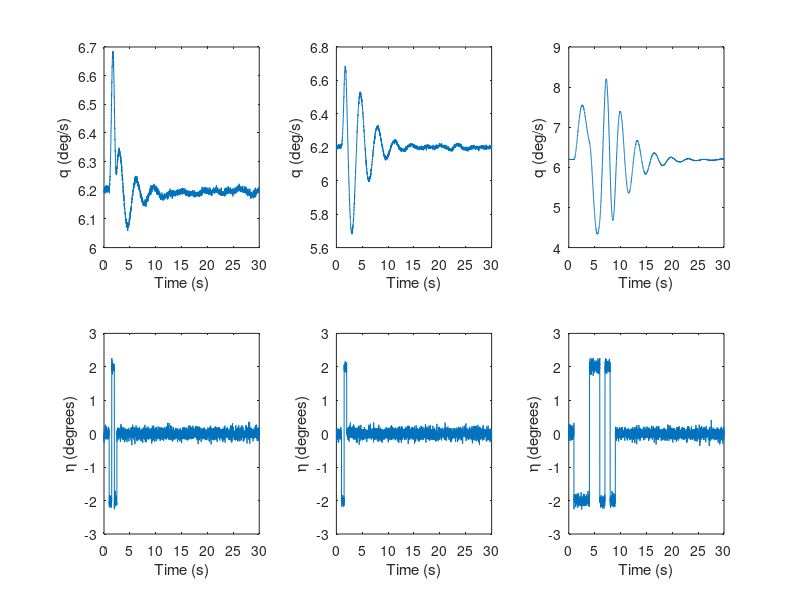
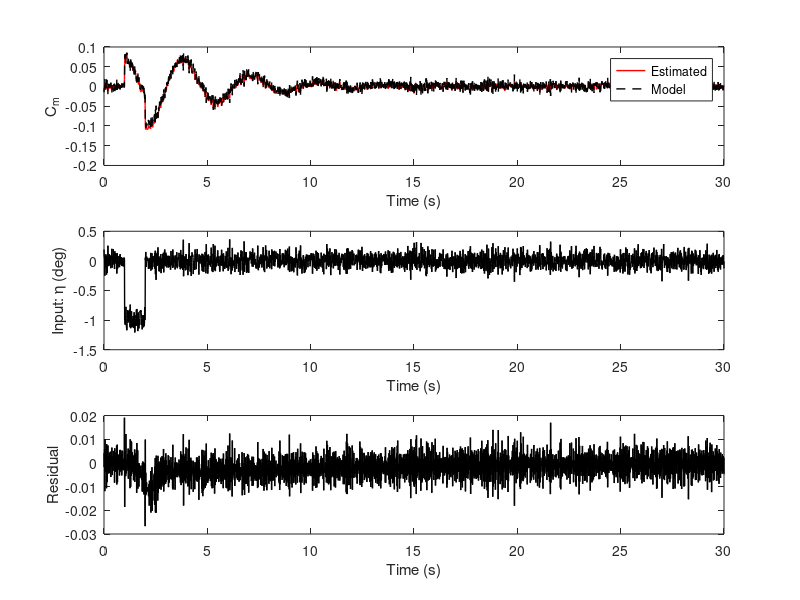
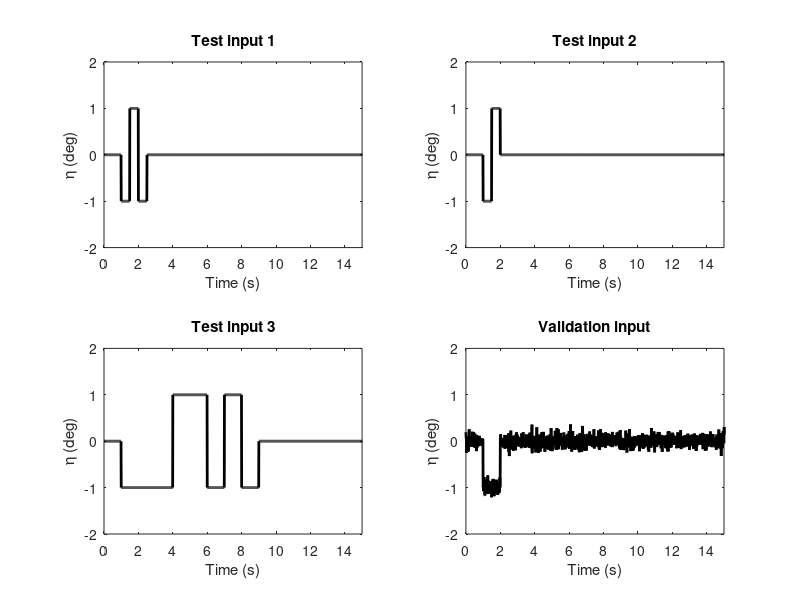
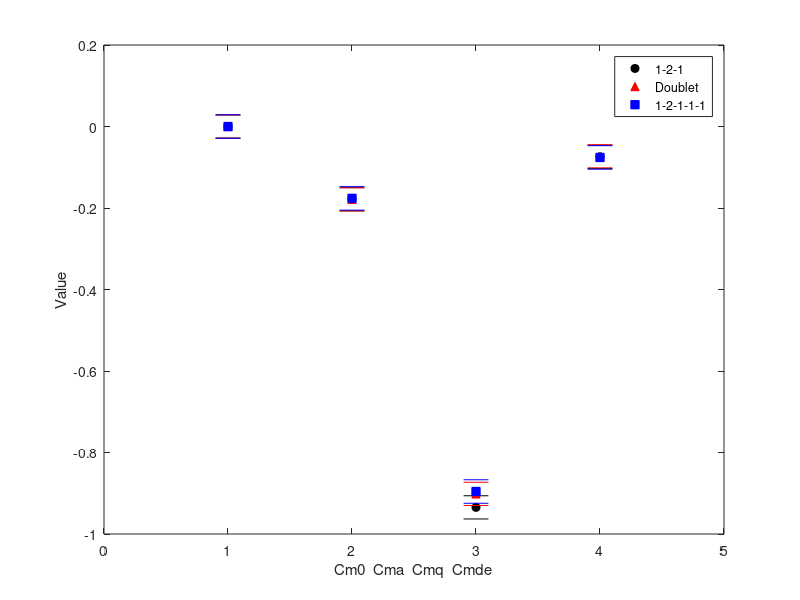

MATLAB code for these plots, in order:
%% Identifying longitudinal pitching moment derivatives of the XB-70-1
% Study the effectiveness and the sensitivity to different inputs of
% ordinary least squares method for identifying pitching moment
% derivatives.

% Part of the Aircraft system Identification module labs in Cranfield University.
% Data extracted from Technical Report NASA TN D-4578

clc
clear all
close all

% Aircraft parameters and flight conditions
S = 6297.8;% ft2
c_bar = 78.53;% ft
Iy = 10*10^6;% slug/ft2
V0 = 1936;% ft/s
q_bar = 424;% dynamic pressure lb/ft2
alpha0 = 6.2*pi/180; % trim alpha rad

T = 0:0.01:30;% time vector

% Noise definition
N = 0.1*[0.1 0.1 0.002 0.001 0.001 0.001 1];% [u w q qdot alpha alphadot eta]

% Input definition
%Different inputs are tested for better identification
U(:,1) = -[zeros(1,100) ones(1,50) -ones(1,50) ones(1,50) zeros(1,2751)];% 1 2 1
U(:,2) = -[zeros(1,100) ones(1,50) -ones(1,50) zeros(1,2801)]; % doublet
U(:,3) = -[zeros(1,100) ones(1,300) -ones(1,200) ones(1,100) ...
    -ones(1,100) ones(1,100) zeros(1,2101)];% 1 2 1 1 1

% Aircraft model: XB-70 60,000ft Mach 2.00 
% Modelled as transfer functions.
q_delE = zpk([0 -0.00174 -0.175],[-0.0743 -0.0181],-1.62)...
    *tf(1,[1 2*0.145*1.93 1.93^2]); %elevator to pitch rate
u_delE = zpk(-226,[-0.0743 -0.0181],1.50)...
    *tf([1 2*0.832*0.164 0.164^2],[1 2*0.145*1.93 1.93^2]); %forward speed to pitch rate
w_delE = zpk([-226 -0.0196 -0.01],[-0.0743 -0.0181],-13.8)...
    *tf(1,[1 2*0.145*1.93 1.93^2]);%vertical speed to pitch rate

% Run simulations and add measurement and input noise
for i = 1:size(U,2)
    us = (2*U(:,i)+N(7)*randn(numel(T),1))*pi/180;% define input in rads
    
    q = lsim(q_delE,us,T)+N(3)*randn(numel(T),1);% rad
    qdot = gradient(q,T);
    
    u = lsim(u_delE,us,T)+N(1)*randn(numel(T),1)+V0*cos(alpha0);% ft/s
    w = lsim(w_delE,us,T)+N(2)*randn(numel(T),1)+V0*sin(alpha0);% ft/s
    
    alpha = atan(w./u) + N(5)*randn(numel(T),1);%AoA (rad)
    alphadot = gradient(alpha,T) + N(6)*randn(numel(T),1);%dAoA/dt (rad/s)
    % Write response data to Excel file
    XY{i} = [T' us q qdot alpha alphadot u w];
%     sheet_name = ['Data_' num2str(i)];
%     xlswrite('Flight_data_XB70',XY{i},sheet_name);
end

% Visualise simulation data
h = figure;
for i=1:size(U,2)
    % plot response
    subplot(2,size(U,2),i)
    plot(T,XY{i}(:,5)*180/pi)
    %     axis([0 max(T) -15 15])
    xlabel('Time (s)'); ylabel('q (deg/s)')
    % plot elevator deflection
    subplot(2,size(U,2),i+size(U,2))
    plot(T,XY{i}(:,2)*180/pi)
    %     axis([0 max(T) -20 20])
    xlabel('Time (s)'); ylabel('\eta (degrees)')
end

%% Identification routine
% H&J data: CMa ~ -0.2, Cmq ~ -1, Cmde ~ -0.5
% Cm*B = dq/dt = B(Cm0 + Cma*da + C*Cmq*q + Cmde*de)

B = q_bar*S*c_bar/Iy;
C = c_bar/(2*V0);

for i=1:size(U,2)
    %XY{i} = [T' U(:,i) q qdot alpha alphadot];
    %Regressors: x = B[1 da C*q u] 
    x = B*[ones(numel(T),1) (XY{i}(:,5)-alpha0) C*XY{i}(:,3) XY{i}(:,2)];
    z = XY{i}(:,4);% qdot
    theta_est(:,i) = inv(x'*x)*x'*z;
    
    qdot_est = B*[ones(numel(T),1) (XY{i}(:,5)-alpha0) C*XY{i}(:,3) XY{i}(:,2)]...
        *theta_est(:,i);
    v = z-qdot_est;
    XY{i}(:,end+1) = qdot_est;
    
    sigma2(:,i) = sum(v'*v)/(size(x,1)-size(x,2));%fit error
    cov_est{i} = (inv(x'*x)*x')*sigma2(:,i)*(x*inv(x'*x));% covariance matrix
    var_est(:,i) = sigma2(i)*diag(inv(x'*x));
end

%Validation run. Simulate quality of estimated parameters by simulating
%response to the validation input not previously used.
uv = -[zeros(1,100) ones(1,100) zeros(1,2801)]'+N(7)*randn(numel(T),1);%Pulse input
q = lsim(q_delE,uv,T);% rad
qdot = gradient(q,T);% rad/s

u = lsim(u_delE,uv,T)+V0*cos(alpha0);% ft/s
w = lsim(w_delE,uv,T)+V0*sin(alpha0);% ft/s
alpha = atan(w./u);%rad
% estimated qdot
qdot_est = [ones(size(alpha)) B*(alpha-alpha0) B*C*q B*uv]*theta_est(:,3);%rad/s

%Plot data
figure
subplot(3,1,1)
plot(T,qdot/B,'r','Linewidth',1);
hold on
plot(T,qdot_est/B,'k--','Linewidth',1)
legend('Estimated','Model')
xlabel('Time (s)')
ylabel('C_m')
subplot(3,1,2)
plot(T,uv,'k','Linewidth',1)
xlabel('Time (s)')
ylabel('Input: \eta (deg)')
subplot(3,1,3)
plot(T,(qdot-qdot_est)/B,'k','Linewidth',1)
xlabel('Time (s)')
ylabel('Residual')

%% Figure with inputs

figure
subplot(2,2,1)
plot(T,U(:,1),'k','Linewidth',2); hold on
axis([0 max(T)/2 -2 2])
ylabel('\eta (deg)'); xlabel('Time (s)')
title('Test input 1')
subplot(2,2,2)
plot(T,U(:,2),'k','Linewidth',2);
axis([0 max(T)/2 -2 2])
ylabel('\eta (deg)'); xlabel('Time (s)')
title('Test input 2')
subplot(2,2,3)
plot(T,U(:,3),'k','Linewidth',2); 
axis([0 max(T)/2 -2 2])
ylabel('\eta (deg)'); xlabel('Time (s)')
title('Test input 3')
subplot(2,2,4)
plot(T,uv,'k','Linewidth',2); 
axis([0 max(T)/2 -2 2])
ylabel('\eta (deg)'); xlabel('Time (s)')
title('Validation input')


%% Parameter estimates and variances
color = ['ko';'r^';'bs'];
figure
for i=1:3
    fig_n{i} = plot(1:size(theta_est,1),theta_est(:,i),color(i,:),'MarkerFaceColor',color(i,1))
    hold on
    parx = [[1:size(theta_est,1)]+0.1;[1:size(theta_est,1)]-0.1];
    %Upper confidence interval prediction
    plot(parx,[[theta_est(:,i)+2*sqrt(sigma2(:,i))]'; [theta_est(:,i)+2*sqrt(sigma2(:,i))]'],[color(i,1) '-'],'MarkerFaceColor','b')
    %Lower confidence interval prediction
    plot(parx,[[theta_est(:,i)-2*sqrt(sigma2(:,i))]'; [theta_est(:,i)-2*sqrt(sigma2(:,i))]'],[color(i,1) '-'],'MarkerFaceColor','b')
end
set(gca,'XLim',[0 5])
ylabel('Value')
xlabel('Cm0  Cma  Cmq  Cmde')
legend([fig_n{1},fig_n{2},fig_n{3}],{'1-2-1','Doublet','1-2-1-1-1'})